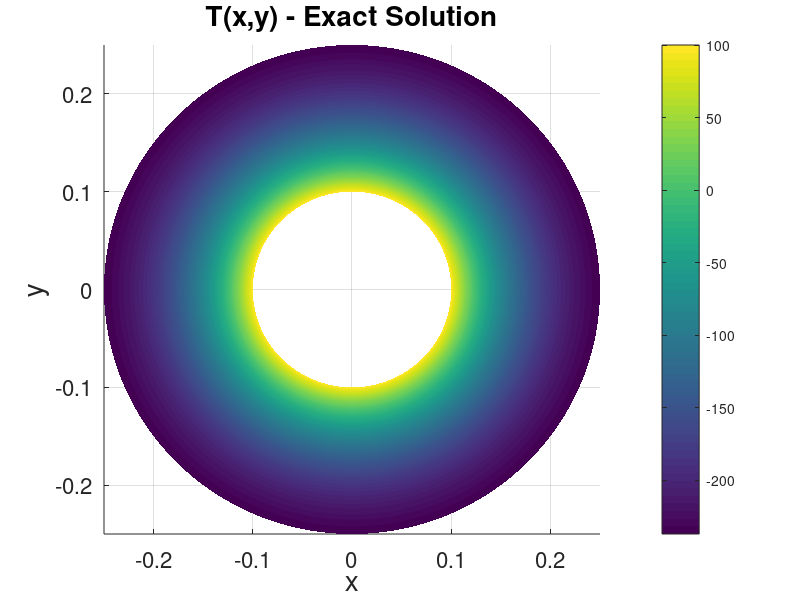

Reproduce this figure in MATLAB.
function exact_solution
figure
ro = 0.25;
ri = 0.10;
Tb = 100;
qb = -25;
z = -500;
k = 0.04;
N = 200;


dr = (ro-ri)/N;
dth = 2*pi/ N;
C1 = qb/k * ro + z/(2*k)*ro^2;
C2 = Tb + z/(4*k) *ri^2 - C1*log(ri);

[r,th] = meshgrid(ri:dr:ro,0:dth:2*pi);

f = -z/(4*k)*r.^2 + C1 * log(r) + C2;

surf(r.*cos(th), r.*sin(th), f);

view(0,90);
shading interp
colorbar
set(gca,'FontSize',16);
xlabel('x','FontSize',20);
ylabel('y','FontSize',20);
axis([-0.25,0.25,-0.25,0.25]);

title('T(x,y) - Exact Solution','Fontsize',20);
print -depsc exactsolution.eps